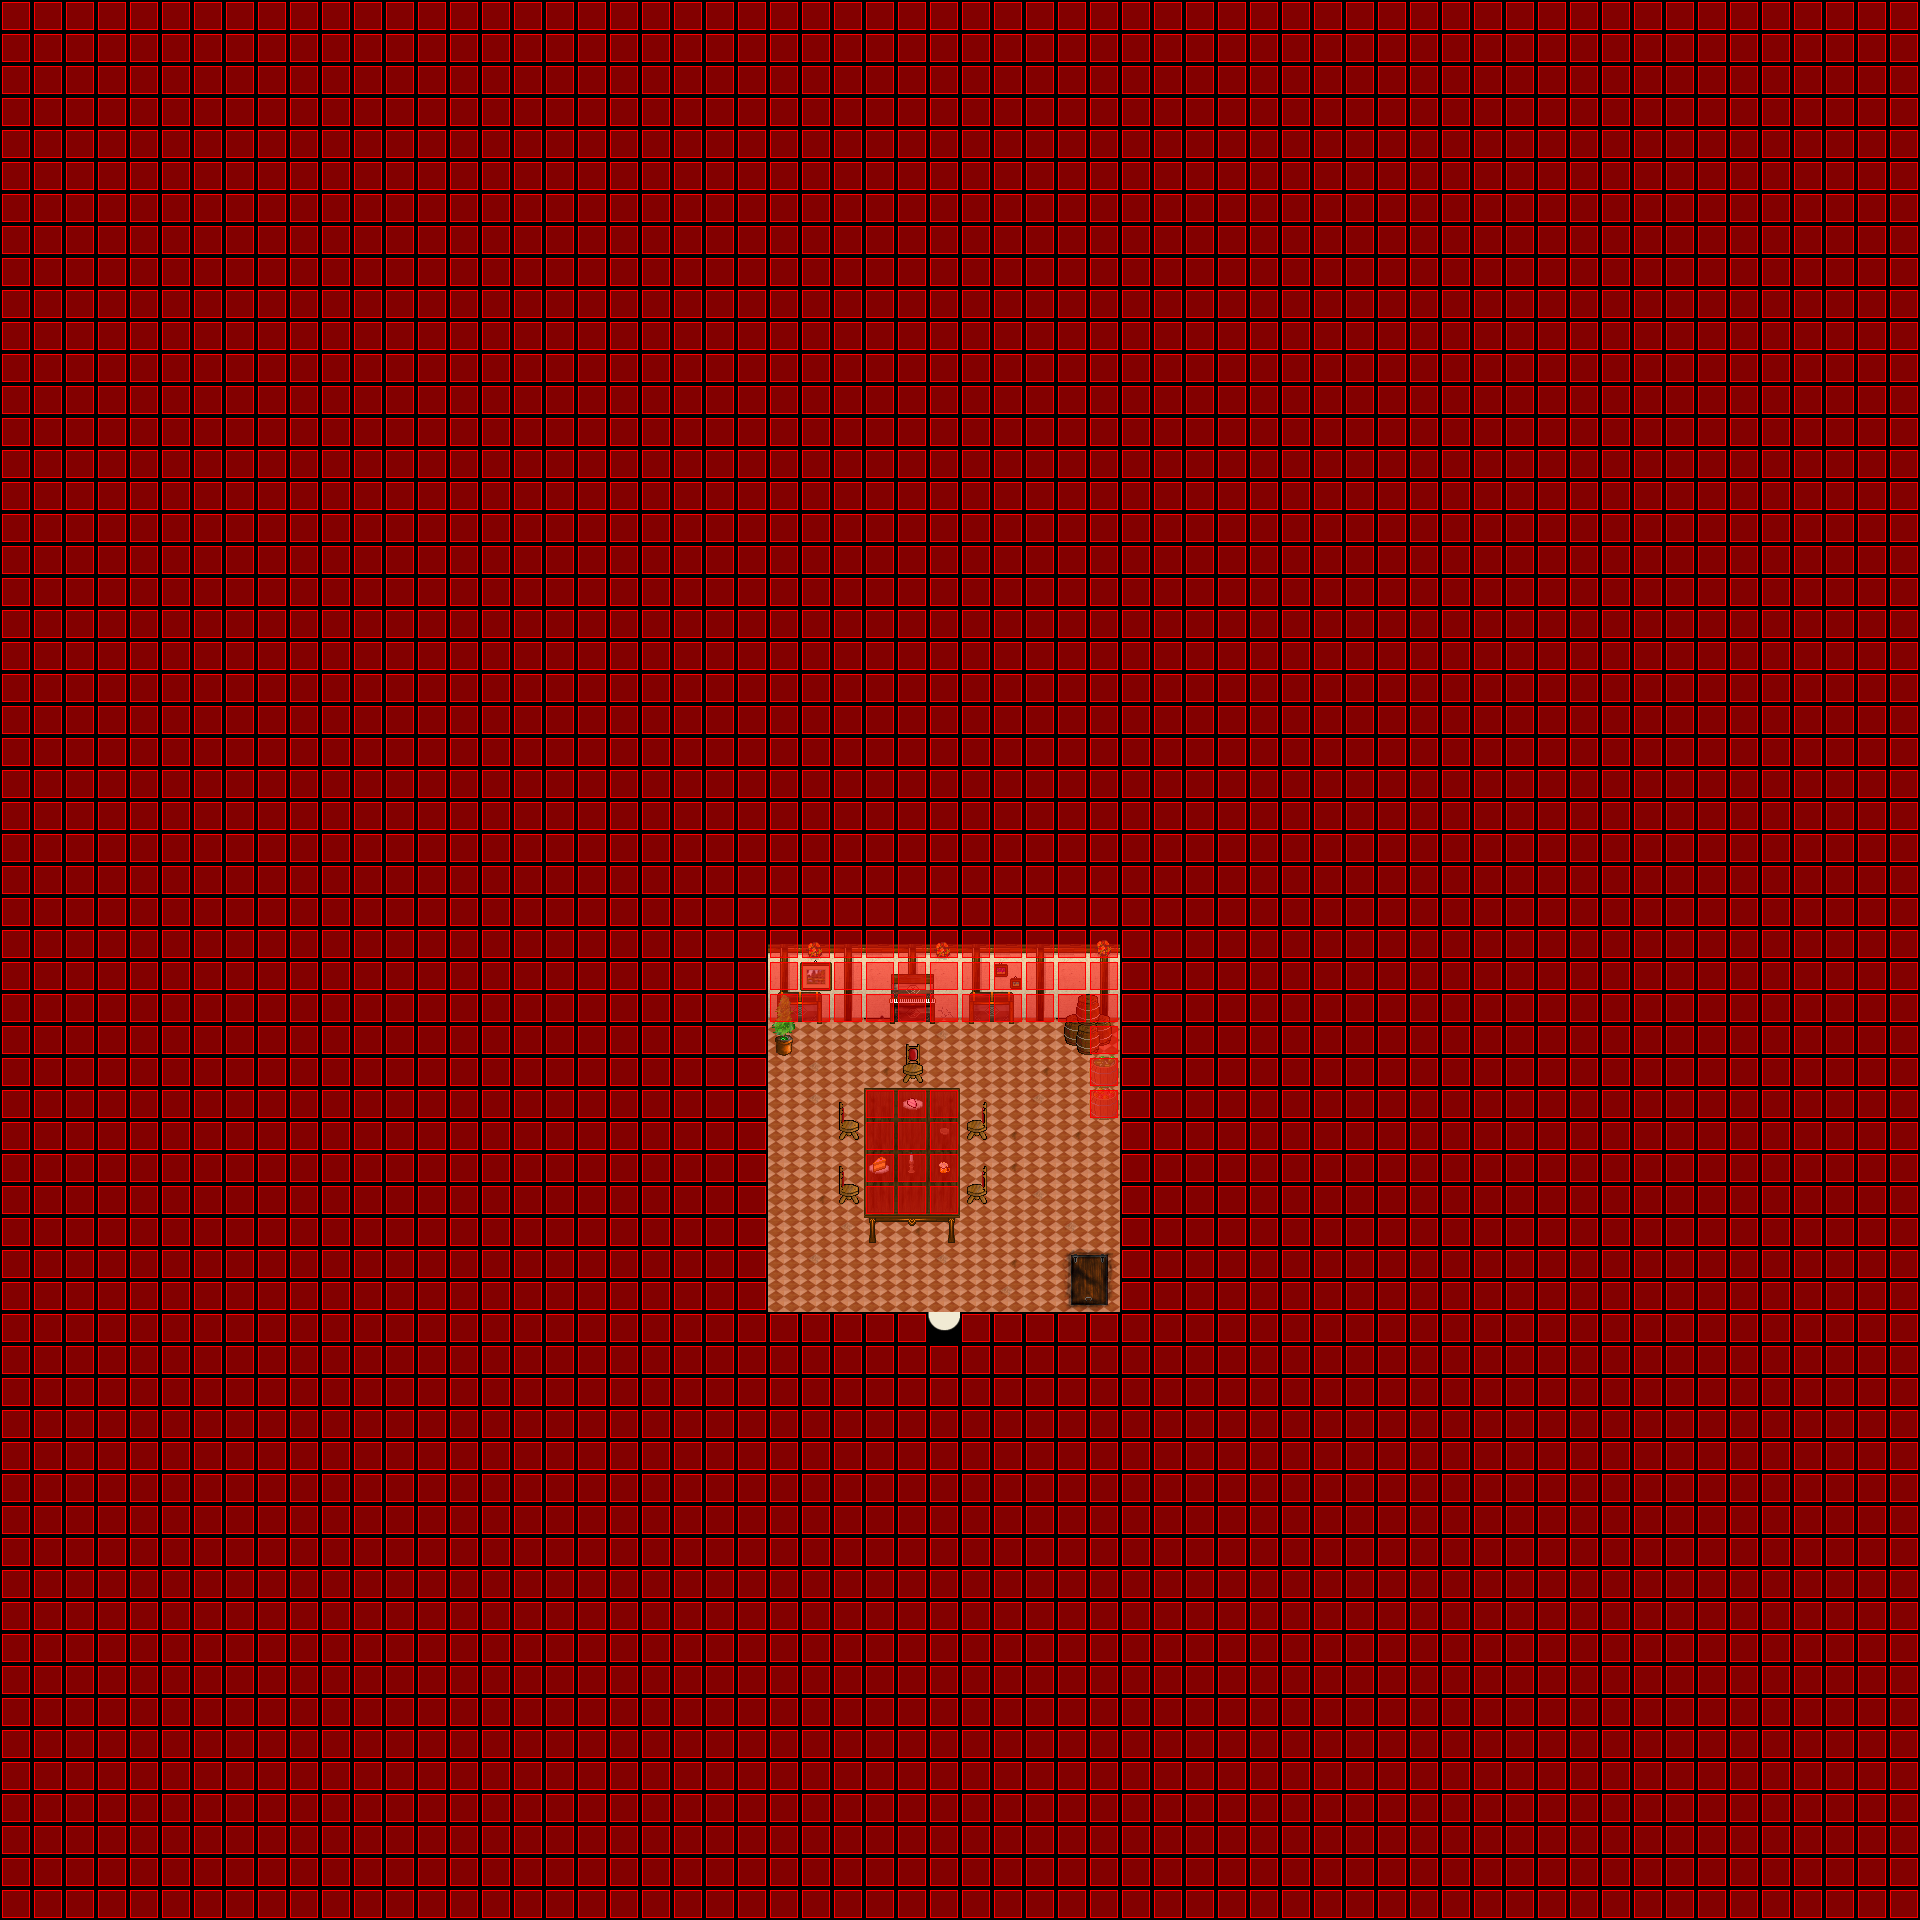

The image is a tile-based game level rendered from a .tmx file. Its description and source (layers, tilesets, objects; grid data summarised) follow:
An orthogonal 60x60 tile map with 32x32 px tiles, 6 tile layers (Ground, Ground, Ground, Fringe, ...), 6 tilesets and 3 objects (2x WARP, SCRIPT).

<map version="1.0" orientation="orthogonal" width="60" height="60" tilewidth="32" tileheight="32">
 <properties>
  <property name="music" value="faith.ogg" />
 </properties>
 <tileset firstgid="1" name="indoor3_32_32" tilewidth="32" tileheight="32">
  <image source="../graphics/tiles/indoor3_32_32.png" width="1024" height="1024" />
 </tileset>
 <tileset firstgid="1025" name="indoor2_32_32" tilewidth="32" tileheight="32">
  <image source="../graphics/tiles/indoor2_32_32.png" width="1024" height="1024" />
 </tileset>
 <tileset firstgid="2049" name="collision1_32_32" tilewidth="32" tileheight="32">
  <image source="../graphics/tiles/collision1_32_32.png" width="1024" height="1024" />
 </tileset>
 <tileset firstgid="3073" name="desert1_32_32" tilewidth="32" tileheight="32">
  <image source="../graphics/tiles/desert1_32_32.png" width="1024" height="1024" />
 </tileset>
 <tileset firstgid="4097" name="indoor2_32_64" tilewidth="32" tileheight="64">
  <image source="../graphics/tiles/indoor2_32_64.png" width="1024" height="1024" />
 </tileset>
 <tileset firstgid="4609" name="indoor2_32_96" tilewidth="32" tileheight="96">
  <image source="../graphics/tiles/indoor2_32_96.png" width="1024" height="960" />
 </tileset>
 <layer name="Ground" width="60" height="60">
  <data>[3600 cells, 3600 non-empty, 9 distinct tile ids]</data>
 </layer>
 <layer name="Ground" width="60" height="60">
  <data>[3600 cells, 50 non-empty, 24 distinct tile ids]</data>
 </layer>
 <layer name="Ground" width="60" height="60">
  <data>[3600 cells, 11 non-empty, 9 distinct tile ids]</data>
 </layer>
 <layer name="Fringe" width="60" height="60">
  <data>[3600 cells, 11 non-empty, 9 distinct tile ids]</data>
 </layer>
 <layer name="Over" width="60" height="60">
  <data>[3600 cells, 0 non-empty, 0 distinct tile ids]</data>
 </layer>
 <layer name="Collision" width="60" height="60">
  <data>[3600 cells, 3515 non-empty, 1 distinct tile ids]</data>
 </layer>
 <objectgroup name="Object" width="60" height="60">
  <object name="External Map Events" type="SCRIPT" x="0" y="0">
   <properties>
    <property name="FILENAME" value="scripts/maps/iw-lauria-flat03-o00-o00-o00.lua" />
   </properties>
  </object>
  <object name="Warp to ow-p2-p4" type="WARP" x="928" y="1312" width="32" height="32">
   <properties>
    <property name="DEST_MAP" value="ow-p0002-p0004-o0000" />
    <property name="DEST_X" value="3312" />
    <property name="DEST_Y" value="3136" />
   </properties>
  </object>
  <object name="Warp to cellar" type="WARP" x="1056" y="1248" width="64" height="64">
   <properties>
    <property name="DEST_MAP" value="iw-lauria-flat03-o00-o00-n01" />
    <property name="DEST_X" value="1024" />
    <property name="DEST_Y" value="1280" />
   </properties>
  </object>
 </objectgroup>
</map>
